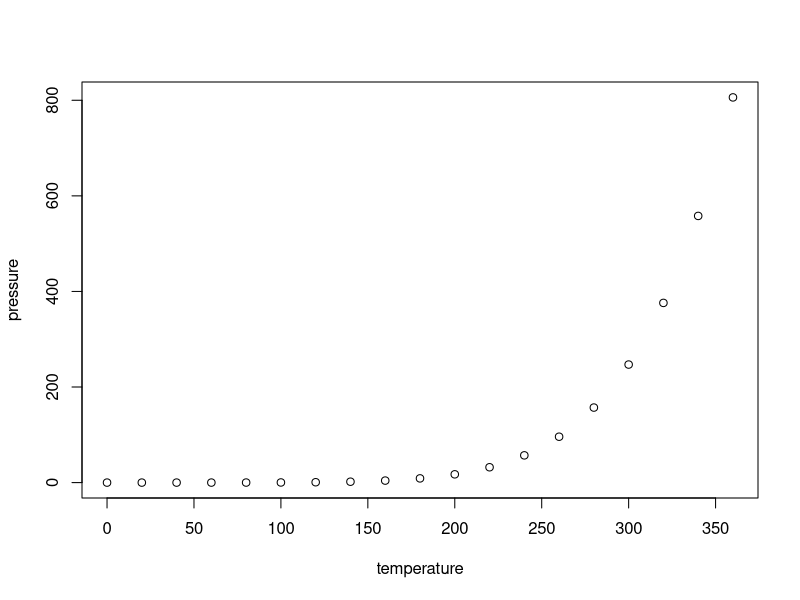
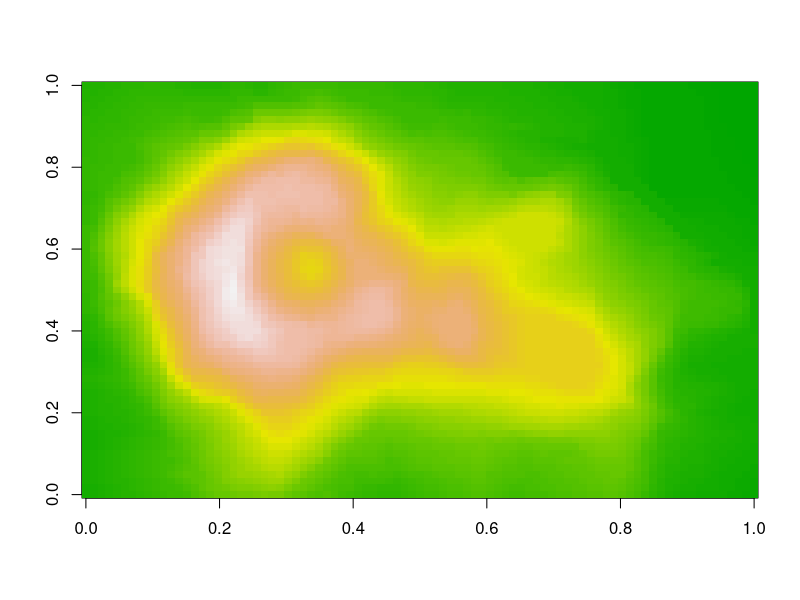

R code for these plots, in order:
## ---- chunk 1
knitr::opts_chunk$set(echo = FALSE)
## ---- chunk 2
summary(cars)
## ---- chunk 3
plot(pressure)
## ---- chunk 4

# colorFunc <- "heat.colors"
colorFunc <- "terrain.colors"
# colorFunc <- "topo.colors"
# colorFunc <- "cm.colors"
# colorFunc <- "rainbow"
## ---- chunk 5
image(volcano, col = get(colorFunc)(200))


